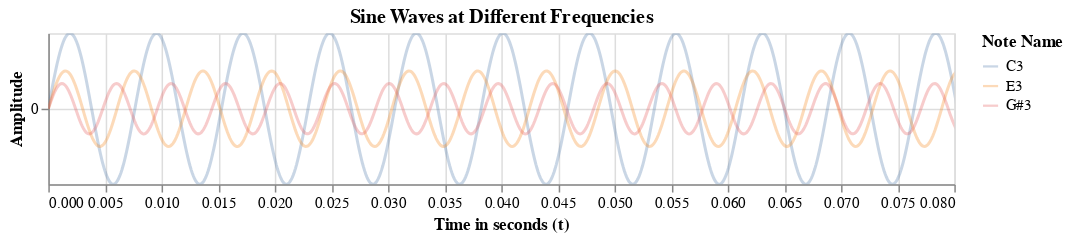

Notebook code cell kept with this figure:
### Code cell
# Create Altair visualization
chart = alt.Chart(sine_df).mark_line(
    opacity=0.3,
    clip=True
).encode(
    x=alt.X('time:Q', title='Time in seconds (t)', scale=alt.Scale(domain=[0, 0.080])),
    y=alt.Y('amplitude:Q', title='Amplitude', axis=alt.Axis(tickCount=1)),
    color=alt.Color('note_name:N', title='Note Name')
).properties(
    width=600,
    height=100,
    title='Sine Waves at Different Frequencies'
)

chart

### Figure 1 — Vega-Lite specification as saved in the notebook (floating-point values rounded to 4 significant figures; data arrays with more than 128 entries replaced by an {"elided": "..."} marker saying what was removed)
{"config": {"view": {"continuousWidth": 300, "continuousHeight": 300}}, "data": {"name": "data-fe6f46948fe07f45829fd5d7b462a959"}, "mark": {"type": "line", "clip": true, "opacity": 0.3}, "encoding": {"color": {"field": "note_name", "title": "Note Name", "type": "nominal"}, "x": {"field": "time", "scale": {"domain": [0, 0.08]}, "title": "Time in seconds (t)", "type": "quantitative"}, "y": {"axis": {"tickCount": 1}, "field": "amplitude", "title": "Amplitude", "type": "quantitative"}}, "height": 100, "title": "Sine Waves at Different Frequencies", "width": 600, "$schema": "https://vega.github.io/schema/vega-lite/v5.20.1.json", "datasets": {"data-fe6f46948fe07f45829fd5d7b462a959": {"elided": "2889 records"}}}
